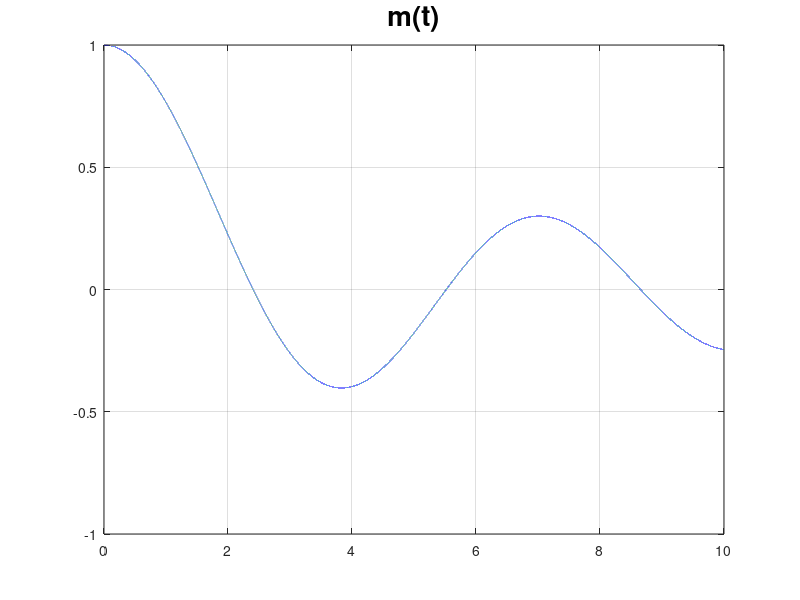
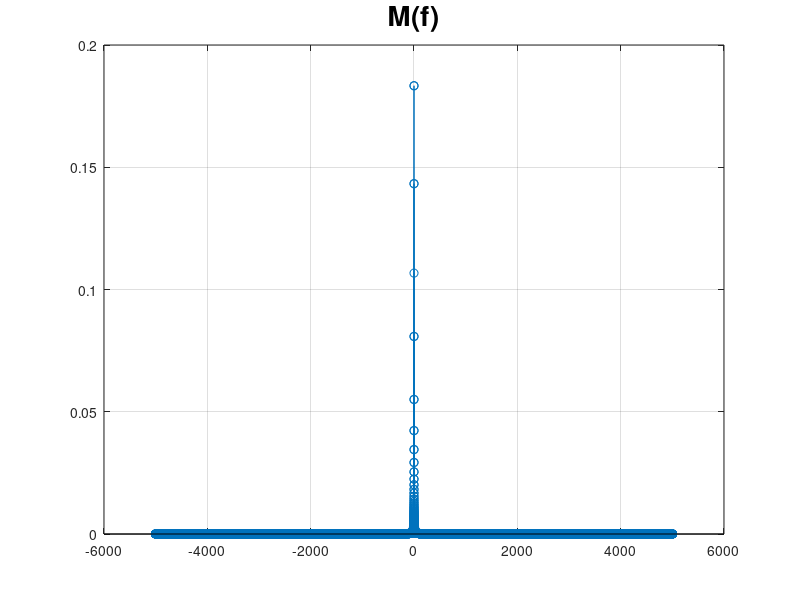
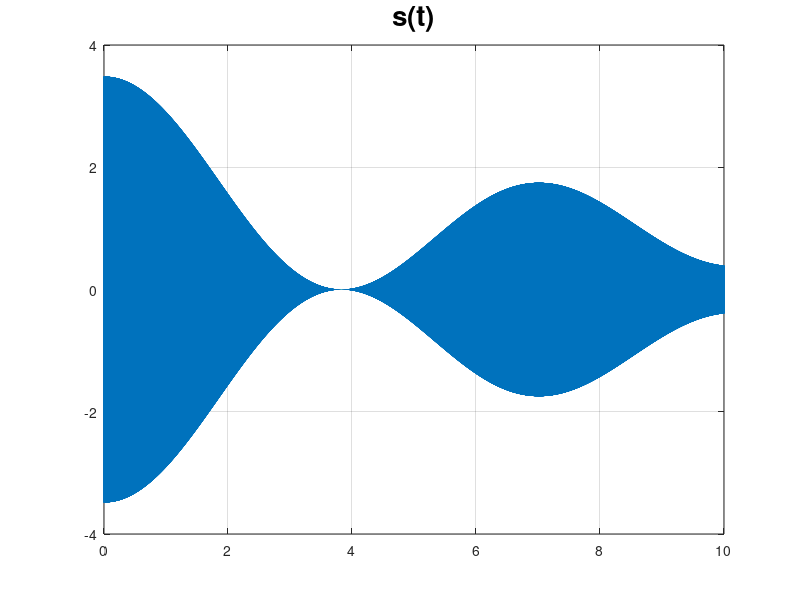
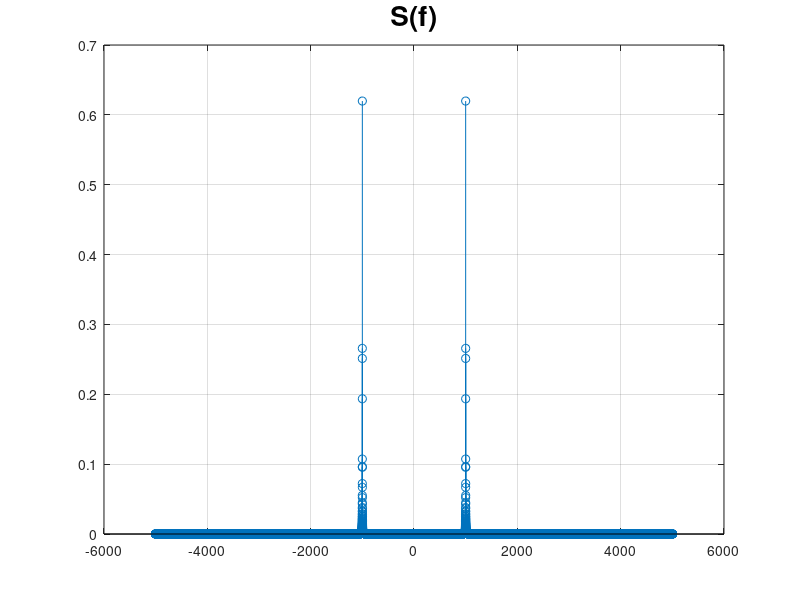

Write the MATLAB code that produced these figures, in order.
% Question 3
% m(t) = J0(t) ,   0 < t < 10  (Non-periodic)
clear; close all;
% a) plot m(t) and its corresponding spectrum

t  = linspace(0,10, 100001);  % time vector

m  = besselj(0, t); 
% besselj(neo, beta) -> bessel function of first king with order neo and parameter Beta
plot(t, m); grid on;
title('m(t)', 'fontsize', 20);

% frequency domain
M_fft = fft(m);
M_fftshift = fftshift(M_fft)/length(t);

fs = 1 / (t(2)-t(1));    % maximum frequency
% we're using t(2)-t(1) to calculate the step (we can define it in a variable and call it dt)
df = 1 / (length(t)*(t(2)-t(1)));
if (rem(length(t), 2) == 0)   % if t array is even
  f = linspace(-0.5*fs,0.5*fs-df,length(t));
else  % if t array is odd
  f = linspace(-0.5*fs+0.5*df, 0.5*fs-0.5*df, length(t));
end
figure(2);
stem(f, abs(M_fftshift)); grid on;  % stem(x, y) plots as discrete signal
title('M(f)', 'fontsize', 20);

% b) Verify Parseval’s law, by calculating the signal total power in time domain andfrequency domain.

E_t = trapz(m.^2)/length(t);         % E_t is energy evaluated in time domain
E_f = trapz(abs(M_fftshift).^2);     % E_f is energy evaluated in freq domain
% trapz(x(t)) evaluates numerical integral
fprintf('Energy calculated in time domain = %.4f\nEnergy calculated in freq domain = %.4f\n', E_t, E_f);

% c) Determine BW (contains 99% of signal power)

W = 0;   % Bandwidth starts as the whole frequency of the signal
j  = 0;
index_i = find(f == 0);
while (trapz(abs(M_fftshift(index_i-j : index_i+j).^2)) < 0.99*E_f)
  j = j + 1;
  W = W + df;
end
BW = 2*W;
fprintf('Bandwidth = %d\n', BW);

% d) choose appropriate fc and ka

% fc is arbitrary but has to be > BW
fc = 1e3;
c  = cos(2*pi*fc*t);
% 1 + ka*m(t) must be > 0
% ka*m(t) > -1
% we can choose ka by putting the minimum value of m(t) (worst case)
ka = -1/min(m);

% d) Plot time domain of signal s(t)

s  = (1 + ka*m).*c;
figure(3);
plot(t, s); grid on;
title('s(t)', 'fontsize', 20);

% f) Plot spectrum of s(t)

S_fft = fft(s);
S_fftshift = fftshift(S_fft)/length(t);
figure(4);
stem(f, abs(S_fftshift)); grid on;
title('S(f)', 'fontsize', 20);

% g) using ideal envelope detector, compare output signal with m(t)

m_received = abs(hilbert(s));
% hilbert(x(t)) is in signal package
% hilbert(x(t)) takes a function and performs hilbert transform on it which returns its envelope
figure(5)
plot(t, m_received);
hold on
plot(t, m, '--r');
hold off
grid on;
title('received message vs sent message', 'fontsize', 20);
legend('received message', 'sent message');
